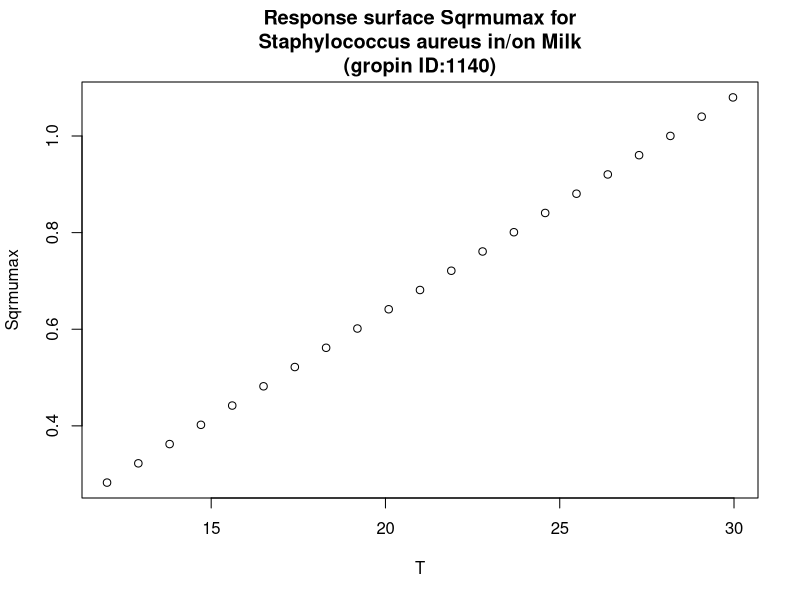

Write R code to recreate this figure.
#############################
# start of Parameter script
#############################
T <- seq(12.012,29.97002997003,length.out=21)
#############################
# end of Parameter script
#############################
############################# 
# start of Model script Gropin ID 1140 
#############################
 
# constant coefficients for this model
 
variables <- data.frame(T)
argumentsPar <- expand.grid(variables)
 
# heart of the model
response_surface <- function(T) {
   mumax <-0.0444*(T-5.648)

return(mumax=mumax)
} 

# output parameters
responseSurface <- cbind(argumentsPar,response_surface(argumentsPar['T']))
colnames(responseSurface) <- c(colnames(argumentsPar),'Sqrmumax')
#############################
# End of Model script
#############################
############################# 
# start of Visualisation script Gropin ID 1140 
#############################
plot(T,responseSurface$'Sqrmumax',xlab='T',
                          ylab='Sqrmumax',main='Response surface Sqrmumax for
Staphylococcus aureus in/on Milk
(gropin ID:1140)')
#############################
# End of Visualisation script
#############################
